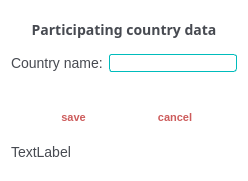
<?xml version="1.0" encoding="UTF-8"?>
<ui version="4.0">
 <class>form_game_part_country</class>
 <widget class="QDialog" name="form_game_part_country">
  <property name="geometry">
   <rect>
    <x>0</x>
    <y>0</y>
    <width>248</width>
    <height>181</height>
   </rect>
  </property>
  <property name="windowTitle">
   <string>Dialog</string>
  </property>
  <property name="styleSheet">
   <string notr="true">QLabel{
	font-family: 'Montserrat', sans-serif;
	font-size: 14px;
	color: rgb(71, 74, 81);
}

QDialog{
	background-color: rgb(255, 255, 255);
}

QLineEdit{
	border: 1px solid rgb(0, 188, 188);
	border-radius: 3px;
}

QPushButton{
	height: 20px;
	font-family: 'Montserrat', sans-serif;
	font-size: 11px;
	text-transform: uppercase;
	font-weight: 600;
	color: rgb(205, 92, 92);
	background-color: rgba(255, 255, 255, 0);
	border: none;
}

QPushButton:hover{
	height: 75px;
	border: 1px solid rgba(205, 92, 92, 1) ;
	border-radius: 5px;
	font-family: 'Montserrat', sans-serif;
	font-size: 11px;
	text-transform: uppercase;
	font-weight: 600;
	color: rgb(205, 92, 92);
	background-color: rgba(255, 255, 255, 0);
}

QPushButton:pressed{
	background-color: rgba(205, 92, 92, 1);
	color: white;
	border:2px solid;
	border: 1px solid rgba(205, 92, 92, 1) ;
	border-radius: 5px;
	font-family: 'Montserrat', sans-serif;

}</string>
  </property>
  <layout class="QVBoxLayout" name="verticalLayout">
   <item>
    <widget class="QLabel" name="label_9">
     <property name="font">
      <font>
       <family>Montserrat</family>
       <pointsize>-1</pointsize>
       <weight>75</weight>
       <bold>true</bold>
      </font>
     </property>
     <property name="text">
      <string>Participating country data</string>
     </property>
     <property name="alignment">
      <set>Qt::AlignCenter</set>
     </property>
    </widget>
   </item>
   <item>
    <layout class="QFormLayout" name="formLayout">
     <property name="labelAlignment">
      <set>Qt::AlignRight|Qt::AlignTrailing|Qt::AlignVCenter</set>
     </property>
     <item row="0" column="0">
      <widget class="QLabel" name="label_2">
       <property name="text">
        <string>Country name:</string>
       </property>
      </widget>
     </item>
     <item row="0" column="1">
      <widget class="QLineEdit" name="lineEdit_2"/>
     </item>
    </layout>
   </item>
   <item>
    <layout class="QHBoxLayout" name="horizontalLayout">
     <property name="spacing">
      <number>23</number>
     </property>
     <property name="leftMargin">
      <number>23</number>
     </property>
     <property name="topMargin">
      <number>9</number>
     </property>
     <property name="rightMargin">
      <number>23</number>
     </property>
     <item>
      <widget class="QPushButton" name="but_save">
       <property name="text">
        <string>save</string>
       </property>
      </widget>
     </item>
     <item>
      <widget class="QPushButton" name="but_can">
       <property name="text">
        <string>cancel</string>
       </property>
      </widget>
     </item>
    </layout>
   </item>
   <item>
    <widget class="QLabel" name="statusLabel">
     <property name="text">
      <string>TextLabel</string>
     </property>
    </widget>
   </item>
  </layout>
 </widget>
 <resources/>
 <connections/>
</ui>
